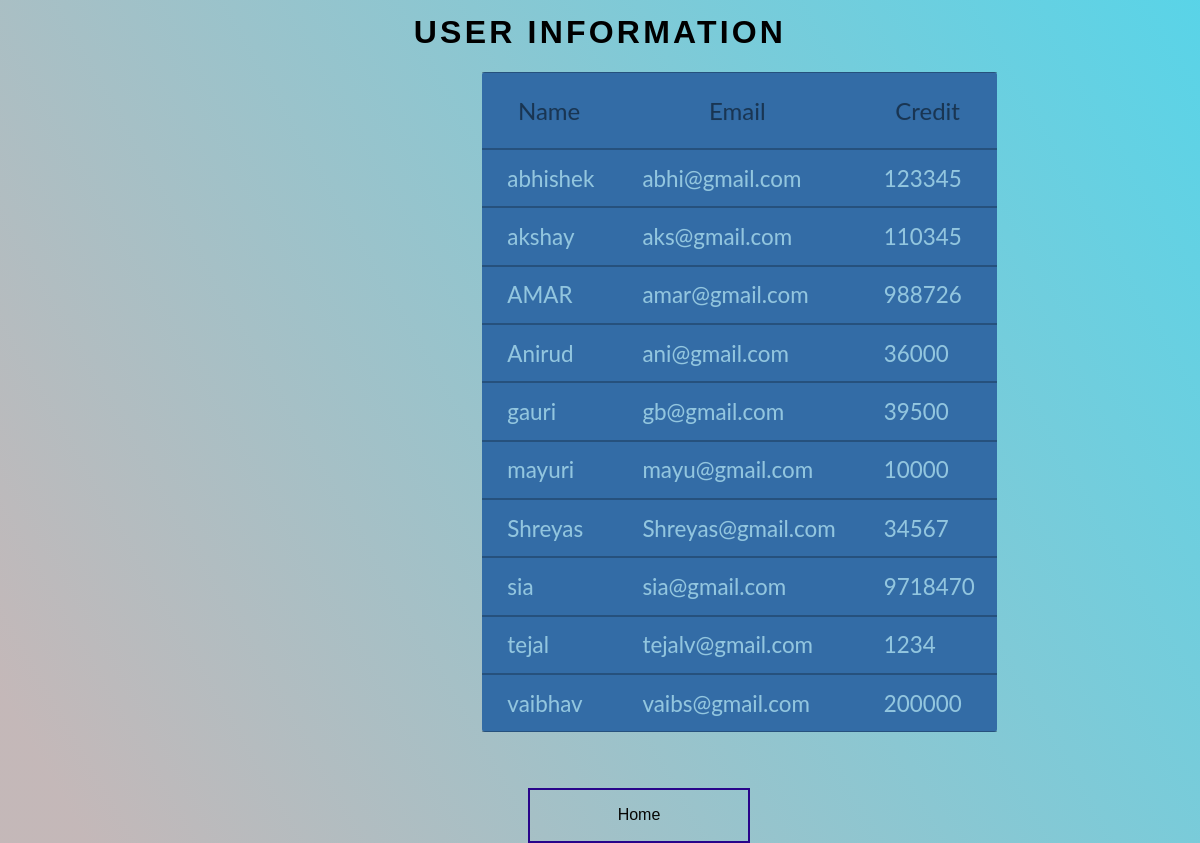
The app's page /getdetail.php with its own data.
### tables this page shows
CREATE TABLE `user` (
  `name` varchar(15) NOT NULL,
  `email` varchar(25) NOT NULL,
  `credit` varchar(10) NOT NULL
);

### getdetail.php (the view, shortened to what this page needs)
<?php
$con=mysqli_connect('localhost','root','','company');
$q="select * from user ";
$result=mysqli_query($con,$q);
?>
<html>
<head>
    <link rel="stylesheet" href="style.css">
    </head>
    <body>
        <h1>User Information</h1>
        <table class="flat-table flat-table-1">
	<thead>
		<th>Name</th>
		<th>Email</th>
		<th>Credit</th>
	</thead>
	<tbody>
		<tr>
        <?php
     $row=mysqli_fetch_array($result);
           ?>
 <td><?php echo  $row["name"]; ?></td>
  <td><?php echo  $row["email"]; ?></td>
  <td><?php echo  $row["credit"]; ?></td>
		</tr>
		<tr>
        <?php
     $row=mysqli_fetch_array($result);
           ?>
 <td><?php echo  $row["name"]; ?></td>
  <td><?php echo  $row["email"]; ?></td>
  <td><?php echo  $row["credit"]; ?></td>
        </tr>
        <tr>
        <?php
     $row=mysqli_fetch_array($result);
           ?>
 <td><?php echo  $row["name"]; ?></td>
  <td><?php echo  $row["email"]; ?></td>
  <td><?php echo  $row["credit"]; ?></td>
        </tr>
        <tr>
        <?php
     $row=mysqli_fetch_array($result);
           ?>
 <td><?php echo  $row["name"]; ?></td>
  <td><?php echo  $row["email"]; ?></td>
  <td><?php echo  $row["credit"]; ?></td>
        </tr>
        <tr>
        <?php
     $row=mysqli_fetch_array($result);
           ?>
 <td><?php echo  $row["name"]; ?></td>
  <td><?php echo  $row["email"]; ?></td>
  <td><?php echo  $row["credit"]; ?></td>
        </tr>
        <tr>
        <?php
     $row=mysqli_fetch_array($result);
           ?>
 <td><?php echo  $row["name"]; ?></td>
  <td><?php echo  $row["email"]; ?></td>
  <td><?php echo  $row["credit"]; ?></td>
        </tr>
        <tr>
        <?php
     $row=mysqli_fetch_array($result);
           ?>
 <td><?php echo  $row["name"]; ?></td>
  <td><?php echo  $row["email"]; ?></td>
  <td><?php echo  $row["credit"]; ?></td>
        </tr>
        <tr>
        <?php
     $row=mysqli_fetch_array($result);
           ?>
 <td><?php echo  $row["name"]; ?></td>
  <td><?php echo  $row["email"]; ?></td>
  <td><?php echo  $row["credit"]; ?></td>
        </tr>
        <tr>
        <?php
     $row=mysqli_fetch_array($result);
           ?>
 <td><?php echo  $row["name"]; ?></td>
  <td><?php echo  $row["email"]; ?></td>
  <td><?php echo  $row["credit"]; ?></td>
        </tr>
        <tr>
        <?php
     $row=mysqli_fetch_array($result);
           ?>
 <td><?php echo  $row["name"]; ?></td>
  <td><?php echo  $row["email"]; ?></td>
  <td><?php echo  $row["credit"]; ?></td>
        </tr>
	</tbody>
</table>
        <br><br>
        <div class="css-button" >
                  <p class="css-button-text">Home</p>
                </div>
    </body>
</html>

### style.css (style rules this page uses)
body { text-align: center; font-family: Arial, Helvetica, sans-serif ; background-color: rgb(137, 203, 219); background-image: url("Assets/images/overlay.png"), -moz-linear-gradient(60deg, rgba(255, 165, 150, 0.5) 5%, rgba(0, 228, 255, 0.35)), url("../../Assets/images/bg.jpg"); background-image: url("Assets/images/overlay.png"), -webkit-linear-gradient(60deg, rgba(255, 165, 150, 0.5) 5%, rgba(0, 228, 255, 0.35)), url("../../Assets/images/bg.jpg"); background-image: url("Assets/images/overlay.png"), -ms-linear-gradient(60deg, rgba(255, 165, 150, 0.5) 5%, rgba(0, 228, 255, 0.35)), url("../../Assets/images/bg.jpg"); background-image: url("Assets/images/overlay.png"), linear-gradient(60deg, rgba(255, 165, 150, 0.5) 5%, rgba(0, 228, 255, 0.35)), url("../../Assets/images/bg.jpg"); background-repeat: repeat, no-repeat, no-repeat; background-size: 100px 100px, cover, cover; background-position: top left, center center, bottom center; background-attachment: fixed, fixed, fixed; }
h1 { font-weight: 600; line-height: 1.5; margin: 0 0 1rem 0; text-transform: uppercase; letter-spacing: 0.2rem; }
.css-button { border: 2px solid #28048a; height: 51px; width: 218px; position: absolute; left: 44%; margin: auto; overflow: hidden; cursor: pointer; color: rgb(7, 7, 5); }
p.css-button-text { width: 100%; position: absolute; }
.flat-table { margin-bottom: 20px; border-collapse:collapse; font-family: 'Lato', Calibri, Arial, sans-serif; border: none; border-radius: 3px; -webkit-border-radius: 3px; -moz-border-radius: 3px; position: relative; left: 40%; }
.flat-table th, .flat-table td { box-shadow: inset 0 -1px rgba(0,0,0,0.25), inset 0 1px rgba(0,0,0,0.25); }
.flat-table th { font-weight: normal; -webkit-font-smoothing: antialiased; padding: 1em; color: rgba(0,0,0,0.45); text-shadow: 0 0 1px rgba(0,0,0,0.1); font-size: 1.5em; }
.flat-table td { color: #92c6df; padding: 0.7em 1em 0.7em 1.15em; text-shadow: 0 0 1px rgba(255,255,255,0.1); font-size: 1.4em; }
.flat-table tr { -webkit-transition: background 0.3s, box-shadow 0.3s; -moz-transition: background 0.3s, box-shadow 0.3s; transition: background 0.3s, box-shadow 0.3s; }
.flat-table-1 { background: #336ca6; }

### records on screen
user: name "abhishek", email "abhi@gmail.com", credit "123345"
user: name "akshay", email "aks@gmail.com", credit "110345"
user: name "AMAR", email "amar@gmail.com", credit "988726"
user: name "Anirud", email "ani@gmail.com", credit "36000"
user: name "gauri", email "gb@gmail.com", credit "39500"
user: name "mayuri", email "mayu@gmail.com", credit "10000"
user: name "Shreyas", email "Shreyas@gmail.com", credit "34567"
user: name "sia", email "sia@gmail.com", credit "9718470"
user: name "tejal", email "tejalv@gmail.com", credit "1234"
user: name "vaibhav", email "vaibs@gmail.com", credit "200000"
